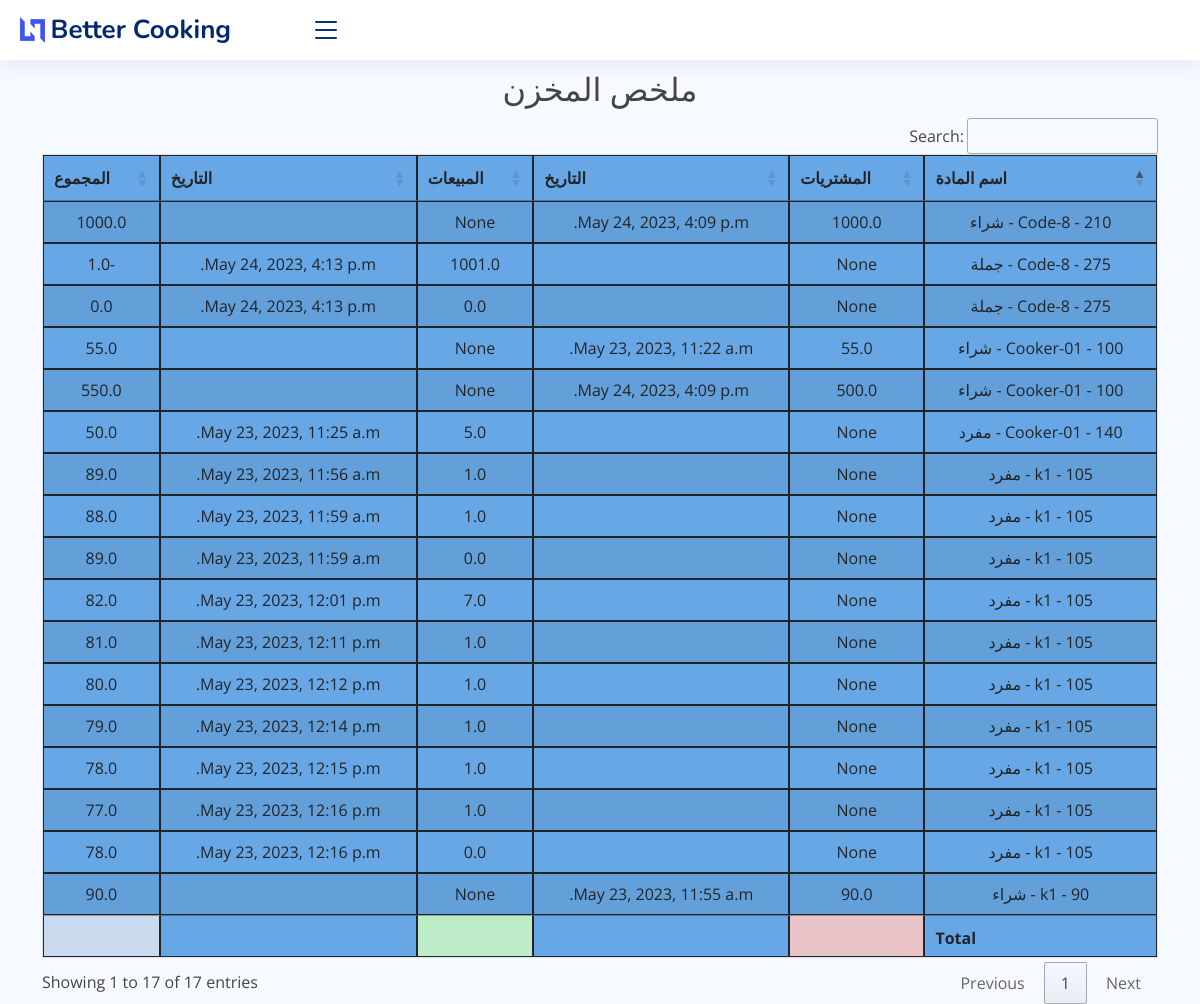
Page /stock_report on the earlier database version.
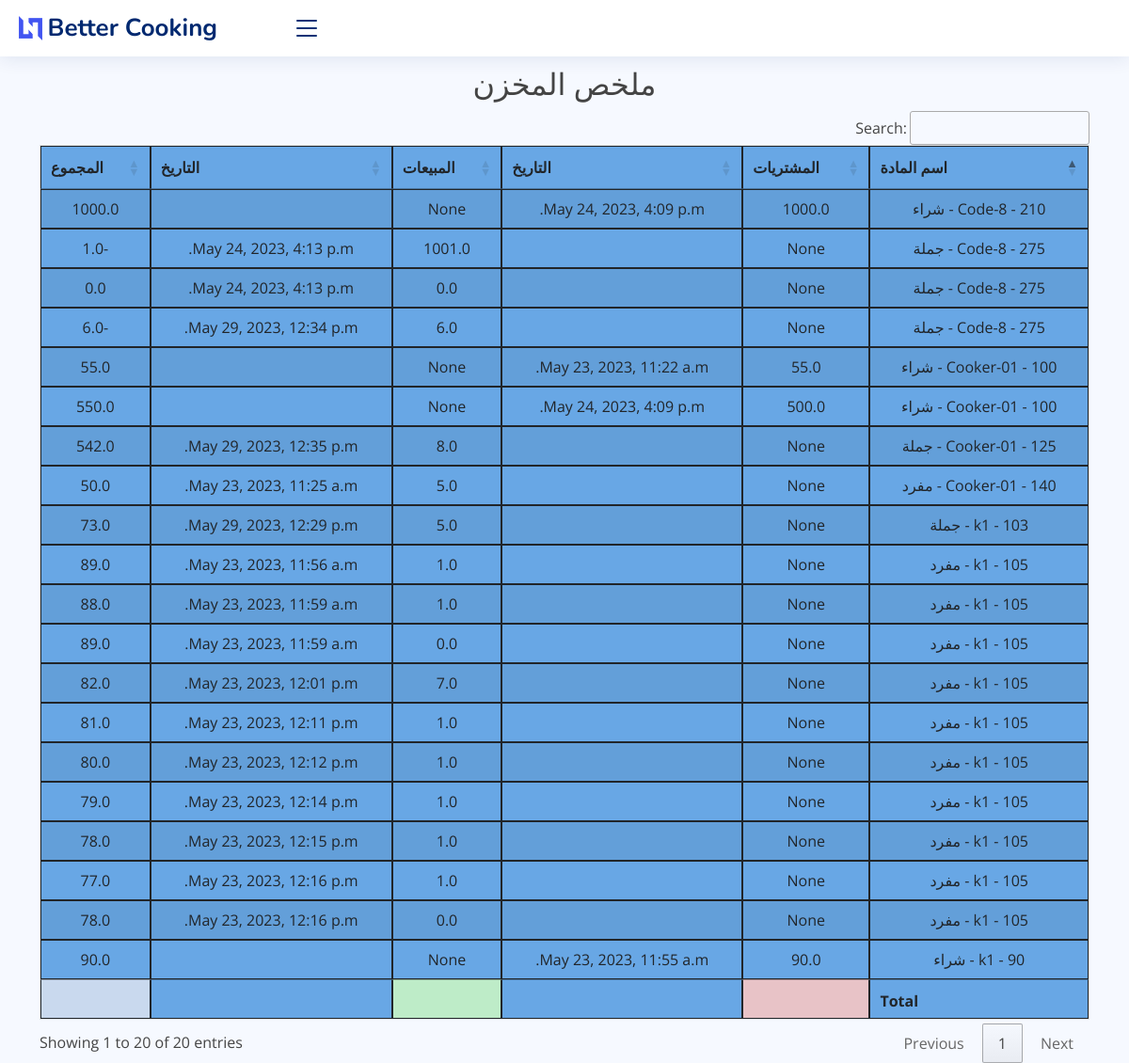
Same page on the later database version.
### core/models.py (models this page shows, shortened)
class Inventory(models.Model):
    item = models.ForeignKey(Item, on_delete=models.CASCADE)
    purchase = models.ForeignKey(Purchase, on_delete=models.CASCADE, default=0, null=True)
    sale = models.ForeignKey(SaleInvoice, on_delete=models.CASCADE, default=0, null=True)
    pur_qty = models.FloatField(default=0, null=True)
    sale_qty = models.FloatField(default=0, null=True)
    total_bal_qty = models.FloatField(default=0)
    return_qty = models.FloatField(default=0)
    class Meta:
        verbose_name_plural = ' تفاصيل المخزون'

class Item(models.Model):
    PRICELIST = (
        ('مفرد', 'مفرد'),
        ('جملة', 'جملة'),
        ('شراء', 'شراء'),
        ('قسط', 'قسط'),
    )
    name = models.CharField(max_length=255)
    price = models.PositiveIntegerField(default=1)
    price_list = models.CharField(max_length=8, choices=PRICELIST, default='مفرد')
    class Meta:
        verbose_name_plural = 'المواد'
    def __str__(self):
        return f"{self.name} - {self.price} - {self.price_list}"

class Purchase(models.Model):
    invoice_number = models.CharField(max_length=8, unique=True, editable=False)
    vendor = models.ForeignKey(Vendor, on_delete=models.CASCADE)
    date = models.DateTimeField()
    class Meta:
        verbose_name_plural = ' فاتورة الشراء'

class SaleInvoice(models.Model):
    STATUS = (
        ('مدفوع', 'مدفوع'),
        ('غير مدفوع', 'غير مدفوع'),
        ('المردود', 'المردود'),
    )
    invoice_number = models.CharField(max_length=8, unique=True, editable=False)
    customer_name = models.ForeignKey(Customer, on_delete=models.CASCADE)
    date = models.DateTimeField(auto_now_add=True)
    status = models.CharField(max_length=10, choices=STATUS, default='مدفوع')
    note = models.CharField(max_length=100, blank=True)
    updated_at = models.DateTimeField(auto_now=True)
    class Meta:
        verbose_name_plural = 'فاتورة البيع'

### core/views.py (the view, shortened to what this page needs)
# urls.py: path('stock_report', views.stock_report, name="stock_report"),
def stock_report(request):
    stock_report = Inventory.objects.select_related()
    context = {'stock_report': stock_report}
    return render(request, 'core/reports/stock_report.html', context)

### core/templates/core/reports/stock_report.html (shortened to what this page needs)
{% extends 'core/base.html' %}
{% block content %}
    <br>
    <br> <br>
 <h2 class="text-center"> ملخص المخزن </h2>
    <table id="example4" class="table table-striped" style="background-color: #68a7e5">
        <thead>
        <tr>
            <th>اسم المادة</th>
            <th>المشتريات</th>
            <th>التاريخ</th>
            <th>المبيعات</th>
            <th>التاريخ</th>
            <th>المجموع</th>
        </tr>
        </thead>
        <tbody>
        {% for i in  stock_report %}
            <tr>
                <td>{{ i.item }}</td>
                <td>{{ i.pur_qty }}</td>
                <td>{{ i.purchase.date }}</td>
                <td>{{ i.sale_qty }}</td>
                <td>{{ i.sale.date }}</td>
                <td>{{ i.total_bal_qty }}</td>
            </tr>
        {% endfor %}
        </tbody>
        <tfoot>
        <th></th>
        <th style="background-color: #e8c3c7"></th>
         <th></th>
        <th style="background-color: #beecc8"></th>
         <th></th>
        <th style="background-color: #c9d9ee"></th>
        </tfoot>
    </table>
{% endblock %}

Differences in the rows shown:
added Inventory: item "k1 - 103 - جملة", pur_qty "None", sale_qty "5.0", sale "May 29, 2023, 12:29 p.m.", total_bal_qty "73.0"
added Inventory: item "Code-8 - 275 - جملة", pur_qty "None", sale_qty "6.0", sale "May 29, 2023, 12:34 p.m.", total_bal_qty "-6.0"
added Inventory: item "Cooker-01 - 125 - جملة", pur_qty "None", sale_qty "8.0", sale "May 29, 2023, 12:35 p.m.", total_bal_qty "542.0"
Other differences:
text written by a page script: "Search: Showing 1 to 17 of 17 entries Previous 1 Next" → "Search: Showing 1 to 20 of 20 entries Previous 1 Next"
